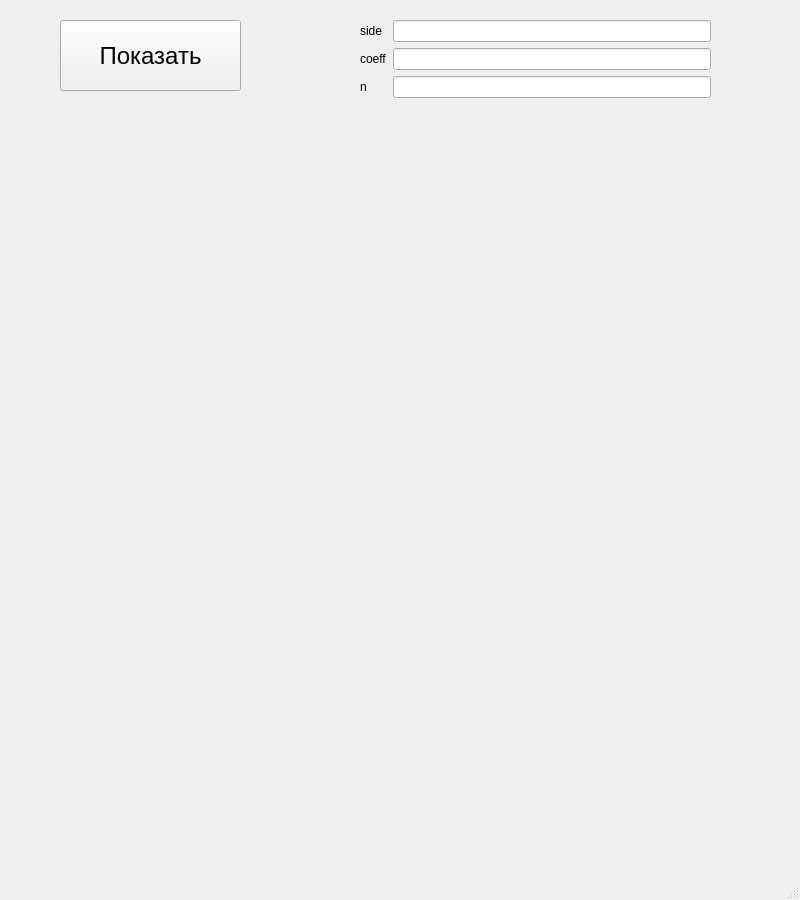
<?xml version="1.0" encoding="UTF-8"?>
<ui version="4.0">
 <class>MainWindow</class>
 <widget class="QMainWindow" name="MainWindow">
  <property name="geometry">
   <rect>
    <x>0</x>
    <y>0</y>
    <width>800</width>
    <height>900</height>
   </rect>
  </property>
  <property name="sizePolicy">
   <sizepolicy hsizetype="Preferred" vsizetype="Preferred">
    <horstretch>80</horstretch>
    <verstretch>0</verstretch>
   </sizepolicy>
  </property>
  <property name="minimumSize">
   <size>
    <width>800</width>
    <height>900</height>
   </size>
  </property>
  <property name="maximumSize">
   <size>
    <width>800</width>
    <height>900</height>
   </size>
  </property>
  <property name="windowTitle">
   <string>Квадрат объектив 1</string>
  </property>
  <widget class="QWidget" name="centralwidget">
   <widget class="QPushButton" name="btn">
    <property name="geometry">
     <rect>
      <x>60</x>
      <y>20</y>
      <width>181</width>
      <height>71</height>
     </rect>
    </property>
    <property name="font">
     <font>
      <pointsize>18</pointsize>
     </font>
    </property>
    <property name="text">
     <string>Показать</string>
    </property>
   </widget>
   <widget class="QWidget" name="formLayoutWidget">
    <property name="geometry">
     <rect>
      <x>360</x>
      <y>20</y>
      <width>351</width>
      <height>91</height>
     </rect>
    </property>
    <layout class="QFormLayout" name="formLayout">
     <item row="0" column="0">
      <widget class="QLabel" name="label">
       <property name="text">
        <string>side</string>
       </property>
      </widget>
     </item>
     <item row="1" column="0">
      <widget class="QLabel" name="label_2">
       <property name="text">
        <string>coeff</string>
       </property>
      </widget>
     </item>
     <item row="0" column="1">
      <widget class="QLineEdit" name="lineEdit"/>
     </item>
     <item row="1" column="1">
      <widget class="QLineEdit" name="lineEdit_2"/>
     </item>
     <item row="2" column="1">
      <widget class="QLineEdit" name="lineEdit_3"/>
     </item>
     <item row="2" column="0">
      <widget class="QLabel" name="label_3">
       <property name="text">
        <string>n</string>
       </property>
      </widget>
     </item>
    </layout>
   </widget>
  </widget>
  <widget class="QMenuBar" name="menubar">
   <property name="geometry">
    <rect>
     <x>0</x>
     <y>0</y>
     <width>800</width>
     <height>26</height>
    </rect>
   </property>
  </widget>
  <widget class="QStatusBar" name="statusbar"/>
 </widget>
 <resources/>
 <connections/>
</ui>
